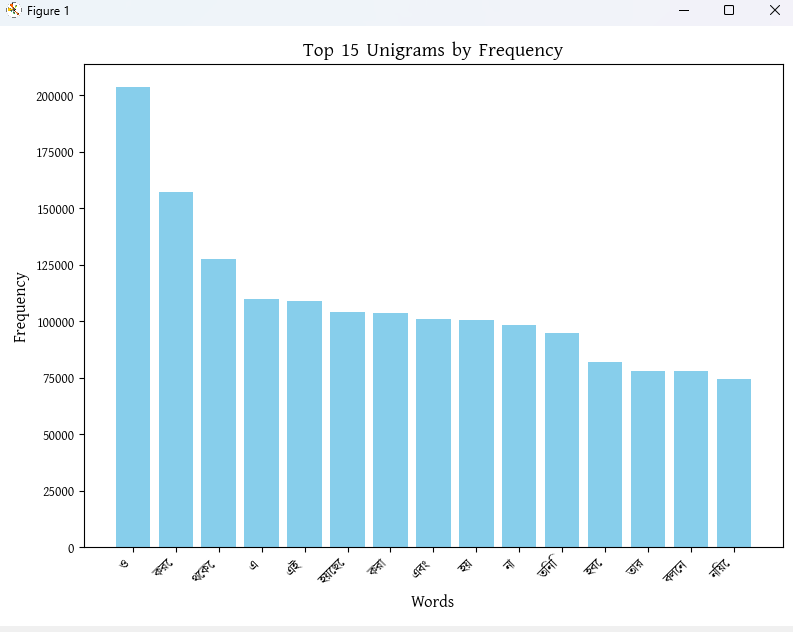

The script that drew this image:
import pandas as pd
import sys
import matplotlib.pyplot as plt

sys.stdout.reconfigure(encoding='utf-8')


plt.rcParams['font.family'] = 'kalpurush'


def read_unigram_csv(file_name):
    df = pd.read_csv(file_name)  
    unigram_dict = dict(zip(df['Word'], df['Count']))  
    return unigram_dict


def plot_histogram(unigram_dict, top_n=15):
    sorted_unigrams = sorted(unigram_dict.items(), key=lambda item: item[1], reverse=True)[:top_n]
    words, counts = zip(*sorted_unigrams)  
    plt.figure(figsize=(8, 6)) 
    plt.bar(words, counts, color='skyblue')  
    plt.title(f"Top {top_n} Unigrams by Frequency", fontsize=14)
    plt.xlabel("Words", fontsize=12)
    plt.ylabel("Frequency", fontsize=12)
    plt.xticks(rotation=45, ha='right')  #
    plt.tight_layout()  
    plt.show()  

def main():
    file_name = 'unigram.csv'  
    unigram_dict = read_unigram_csv(file_name)  
    plot_histogram(unigram_dict, top_n=15)  

if __name__ == "__main__":
    main()
